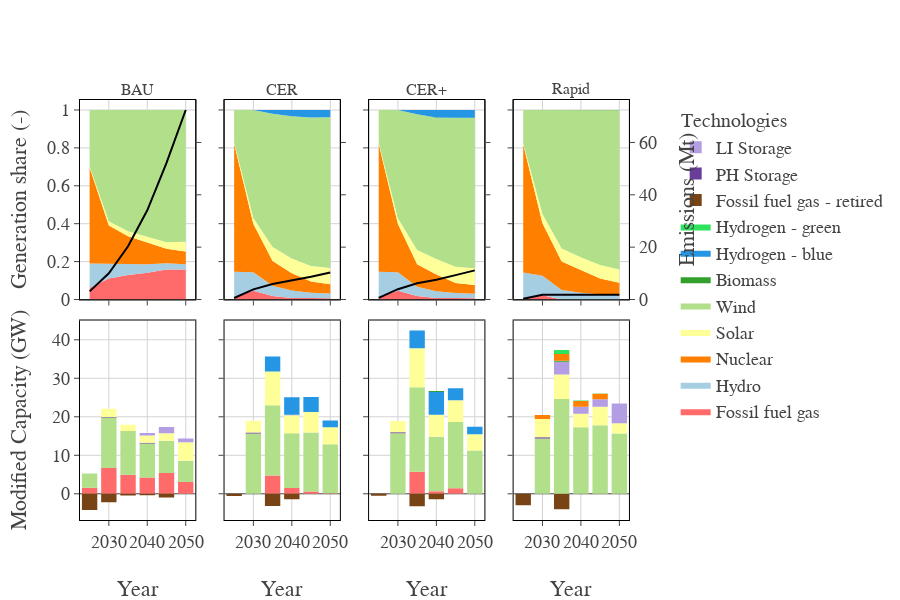

The notebook cell saved with this chart:
### Code cell
import plotly.graph_objects as go
from plotly.subplots import make_subplots

nb_rows = 2  # the number of rows in your plot
nb_cols = 4  # the number of columns in your plot
copper_fig = make_subplots(
    rows=nb_rows,
    cols=nb_cols,
    shared_xaxes=True,
    vertical_spacing=0.05,
    horizontal_spacing=0.05,
    subplot_titles=("BAU", "CER", "CER+", "Rapid"),
    specs=[[{"secondary_y": True}, {"secondary_y": True}, {"secondary_y": True}, {"secondary_y": True}],
            [{"secondary_y": False}, {"secondary_y": False}, {"secondary_y": False}, {"secondary_y": False}]])


legend_entries = []
for i, data in enumerate(gen_sharefig.data):
    xax = data["xaxis"].replace("x", "")
    xax = 1 if xax == "" else int(xax)
    data["legendgroup"] = "gentechs"
    data["legendgrouptitle_text"] = "Technologies"
    name = data["name"]
    show_legend = name not in legend_entries
    if show_legend:
        legend_entries.append(name)
    data["showlegend"] = show_legend
    copper_fig.add_trace(data, col=xax, row=1, secondary_y=False)

for i, (scen, emission_data) in enumerate(scen_supply_agg.groupby("scenario")):
    xax=i+1
    copper_fig.add_trace(
        go.Scatter(x=emission_data["pds"], y=emission_data["emissions (Mt)"], mode='lines', showlegend=False),
        col=xax,
        row=1,
        secondary_y=True
    )

for i, data in enumerate(scen_cap_fig.data):
    xax = data["xaxis"].replace("x", "")
    xax = 1 if xax == "" else int(xax)
    data["legendgroup"] = "gentechs"
    # data["legendgrouptitle_text"] = "Generators"
    name = data["name"]
    show_legend = name not in legend_entries
    if show_legend:
        legend_entries.append(name)
    data["showlegend"] = show_legend
    copper_fig.add_trace(data, col=xax, row=2)


#dir(yax)=['anchor', 'automargin', 'autorange', 'autotypenumbers', 'calendar', 'categoryarray', 'categoryarraysrc', 'categoryorder', 'color', 'constrain', 'constraintoward', 'dividercolor', 'dividerwidth', 'domain', 'dtick', 'exponentformat', 'figure', 'fixedrange', 'gridcolor', 'griddash', 'gridwidth', 'hoverformat', 'layer', 'linecolor', 'linewidth', 'matches', 'minexponent', 'minor', 'mirror', 'nticks', 'on_change', 'overlaying', 'parent', 'plotly_name', 'pop', 'position', 'range', 'rangebreakdefaults', 'rangebreaks', 'rangemode', 'scaleanchor', 'scaleratio', 'separatethousands', 'showdividers', 'showexponent', 'showgrid', 'showline', 'showspikes', 'showticklabels', 'showtickprefix', 'showticksuffix', 'side', 'spikecolor', 'spikedash', 'spikemode', 'spikesnap', 'spikethickness', 'tick0', 'tickangle', 'tickcolor', 'tickfont', 'tickformat', 'tickformatstopdefaults', 'tickformatstops', 'ticklabelmode', 'ticklabeloverflow', 'ticklabelposition', 'ticklabelstep', 'ticklen', 'tickmode', 'tickprefix', 'ticks', 'tickson', 'ticksuffix', 'ticktext', 'ticktextsrc', 'tickvals', 'tickvalssrc', 'tickwidth', 'title', 'titlefont', 'to_plotly_json', 'type', 'uirevision', 'update', 'visible', 'zeroline', 'zerolinecolor', 'zerolinewidth']

def y_ax_fmt(yax):
    yax.showgrid = False
    yax.matches = "y2"
    yax.showticklabels = yax["overlaying"] == "y7"
    yax.rangemode = "tozero"
    if yax.showticklabels:
        yax.title = "Emissions (Mt)"

copper_fig.for_each_yaxis(y_ax_fmt, row=1, secondary_y=True)   
copper_fig.for_each_yaxis(lambda yax: yax.update(matches="y", showticklabels=yax.plotly_name=="yaxis"), row=1, secondary_y=False)
copper_fig.for_each_yaxis(lambda yax: yax.update(matches="y9", showticklabels=yax.plotly_name=="yaxis9"), row=2, secondary_y=False)

sciencify_plotly_fig(copper_fig)

copper_fig.update_layout(
    barmode="relative",
    width=900,
    height=600,
    yaxis1_title="Generation share (-)",
    yaxis9_title="Modified Capacity (GW)",
    xaxis5_title="Year",
    xaxis6_title="Year",
    xaxis7_title="Year",
    xaxis8_title="Year",
    font_family="cm",
    font_size=18,
    legend_traceorder="reversed",
)
copper_fig.write_image("copper_results.svg")
copper_fig

### Figure 1 — Plotly figure (JSON) as saved in the notebook; plotly's stock layout.template omitted (floating-point values rounded to 4 significant figures)
{"data": [{"fillcolor": "#ff6b6b", "fillpattern": {"shape": ""}, "hovertemplate": "Generator=Fossil fuel gas<br>scenario=BAU<br>pds=%{x}<br>value=%{y}<extra></extra>", "legendgroup": "gentechs", "legendgrouptitle": {"text": "Technologies"}, "line": {"color": "#ff6b6b", "width": 0}, "marker": {"symbol": "circle"}, "mode": "lines", "name": "Fossil fuel gas", "orientation": "v", "showlegend": true, "stackgroup": "1", "type": "scatter", "x": [2025, 2030, 2035, 2040, 2045, 2050], "xaxis": "x", "y": [0.06225, 0.1108, 0.1296, 0.1413, 0.1588, 0.1579], "yaxis": "y"}, {"fillcolor": "#ff6b6b", "fillpattern": {"shape": ""}, "hovertemplate": "Generator=Fossil fuel gas<br>scenario=CER<br>pds=%{x}<br>value=%{y}<extra></extra>", "legendgroup": "gentechs", "legendgrouptitle": {"text": "Technologies"}, "line": {"color": "#ff6b6b", "width": 0}, "marker": {"symbol": "circle"}, "mode": "lines", "name": "Fossil fuel gas", "orientation": "v", "showlegend": false, "stackgroup": "1", "type": "scatter", "x": [2025, 2030, 2035, 2040, 2045, 2050], "xaxis": "x2", "y": [0.01196, 0.04623, 0.01862, 0.008436, 0.007447, 0.006597], "yaxis": "y3"}, {"fillcolor": "#ff6b6b", "fillpattern": {"shape": ""}, "hovertemplate": "Generator=Fossil fuel gas<br>scenario=CER+<br>pds=%{x}<br>value=%{y}<extra></extra>", "legendgroup": "gentechs", "legendgrouptitle": {"text": "Technologies"}, "line": {"color": "#ff6b6b", "width": 0}, "marker": {"symbol": "circle"}, "mode": "lines", "name": "Fossil fuel gas", "orientation": "v", "showlegend": false, "stackgroup": "1", "type": "scatter", "x": [2025, 2030, 2035, 2040, 2045, 2050], "xaxis": "x3", "y": [0.01246, 0.04677, 0.01894, 0.008117, 0.007939, 0.00702], "yaxis": "y5"}, {"fillcolor": "#ff6b6b", "fillpattern": {"shape": ""}, "hovertemplate": "Generator=Fossil fuel gas<br>scenario=Rapid<br>pds=%{x}<br>value=%{y}<extra></extra>", "legendgroup": "gentechs", "legendgrouptitle": {"text": "Technologies"}, "line": {"color": "#ff6b6b", "width": 0}, "marker": {"symbol": "circle"}, "mode": "lines", "name": "Fossil fuel gas", "orientation": "v", "showlegend": false, "stackgroup": "1", "type": "scatter", "x": [2025, 2030], "xaxis": "x4", "y": [0.006893, 0.02273], "yaxis": "y7"}, {"fillcolor": "#a6cee3", "fillpattern": {"shape": ""}, "hovertemplate": "Generator=Hydro<br>scenario=BAU<br>pds=%{x}<br>value=%{y}<extra></extra>", "legendgroup": "gentechs", "legendgrouptitle": {"text": "Technologies"}, "line": {"color": "#a6cee3", "width": 0}, "marker": {"symbol": "circle"}, "mode": "lines", "name": "Hydro", "orientation": "v", "showlegend": true, "stackgroup": "1", "type": "scatter", "x": [2025, 2030, 2035, 2040, 2045, 2050], "xaxis": "x", "y": [0.1276, 0.07889, 0.05676, 0.04424, 0.03275, 0.02828], "yaxis": "y"}, {"fillcolor": "#a6cee3", "fillpattern": {"shape": ""}, "hovertemplate": "Generator=Hydro<br>scenario=CER<br>pds=%{x}<br>value=%{y}<extra></extra>", "legendgroup": "gentechs", "legendgrouptitle": {"text": "Technologies"}, "line": {"color": "#a6cee3", "width": 0}, "marker": {"symbol": "circle"}, "mode": "lines", "name": "Hydro", "orientation": "v", "showlegend": false, "stackgroup": "1", "type": "scatter", "x": [2025, 2030, 2035, 2040, 2045, 2050], "xaxis": "x2", "y": [0.1341, 0.09695, 0.05385, 0.0385, 0.02879, 0.02479], "yaxis": "y3"}, {"fillcolor": "#a6cee3", "fillpattern": {"shape": ""}, "hovertemplate": "Generator=Hydro<br>scenario=CER+<br>pds=%{x}<br>value=%{y}<extra></extra>", "legendgroup": "gentechs", "legendgrouptitle": {"text": "Technologies"}, "line": {"color": "#a6cee3", "width": 0}, "marker": {"symbol": "circle"}, "mode": "lines", "name": "Hydro", "orientation": "v", "showlegend": false, "stackgroup": "1", "type": "scatter", "x": [2025, 2030, 2035, 2040, 2045, 2050], "xaxis": "x3", "y": [0.134, 0.09676, 0.04882, 0.03523, 0.02652, 0.02355], "yaxis": "y5"}, {"fillcolor": "#a6cee3", "fillpattern": {"shape": ""}, "hovertemplate": "Generator=Hydro<br>scenario=Rapid<br>pds=%{x}<br>value=%{y}<extra></extra>", "legendgroup": "gentechs", "legendgrouptitle": {"text": "Technologies"}, "line": {"color": "#a6cee3", "width": 0}, "marker": {"symbol": "circle"}, "mode": "lines", "name": "Hydro", "orientation": "v", "showlegend": false, "stackgroup": "1", "type": "scatter", "x": [2025, 2030, 2035, 2040, 2045, 2050], "xaxis": "x4", "y": [0.136, 0.1022, 0.05039, 0.03582, 0.02783, 0.02281], "yaxis": "y7"}, {"fillcolor": "#ff7f00", "fillpattern": {"shape": ""}, "hovertemplate": "Generator=Nuclear<br>scenario=BAU<br>pds=%{x}<br>value=%{y}<extra></extra>", "legendgroup": "gentechs", "legendgrouptitle": {"text": "Technologies"}, "line": {"color": "#ff7f00", "width": 0}, "marker": {"symbol": "circle"}, "mode": "lines", "name": "Nuclear", "orientation": "v", "showlegend": true, "stackgroup": "1", "type": "scatter", "x": [2025, 2030, 2035, 2040, 2045, 2050], "xaxis": "x", "y": [0.5065, 0.2009, 0.1473, 0.1168, 0.07608, 0.06647], "yaxis": "y"}, {"fillcolor": "#ff7f00", "fillpattern": {"shape": ""}, "hovertemplate": "Generator=Nuclear<br>scenario=CER<br>pds=%{x}<br>value=%{y}<extra></extra>", "legendgroup": "gentechs", "legendgrouptitle": {"text": "Technologies"}, "line": {"color": "#ff7f00", "width": 0}, "marker": {"symbol": "circle"}, "mode": "lines", "name": "Nuclear", "orientation": "v", "showlegend": false, "stackgroup": "1", "type": "scatter", "x": [2025, 2030, 2035, 2040, 2045, 2050], "xaxis": "x2", "y": [0.6753, 0.2549, 0.1302, 0.09205, 0.05826, 0.04868], "yaxis": "y3"}, {"fillcolor": "#ff7f00", "fillpattern": {"shape": ""}, "hovertemplate": "Generator=Nuclear<br>scenario=CER+<br>pds=%{x}<br>value=%{y}<extra></extra>", "legendgroup": "gentechs", "legendgrouptitle": {"text": "Technologies"}, "line": {"color": "#ff7f00", "width": 0}, "marker": {"symbol": "circle"}, "mode": "lines", "name": "Nuclear", "orientation": "v", "showlegend": false, "stackgroup": "1", "type": "scatter", "x": [2025, 2030, 2035, 2040, 2045, 2050], "xaxis": "x3", "y": [0.6751, 0.2549, 0.1189, 0.08888, 0.05297, 0.04558], "yaxis": "y5"}, {"fillcolor": "#ff7f00", "fillpattern": {"shape": ""}, "hovertemplate": "Generator=Nuclear<br>scenario=Rapid<br>pds=%{x}<br>value=%{y}<extra></extra>", "legendgroup": "gentechs", "legendgrouptitle": {"text": "Technologies"}, "line": {"color": "#ff7f00", "width": 0}, "marker": {"symbol": "circle"}, "mode": "lines", "name": "Nuclear", "orientation": "v", "showlegend": false, "stackgroup": "1", "type": "scatter", "x": [2025, 2030, 2035, 2040, 2045, 2050], "xaxis": "x4", "y": [0.6761, 0.2779, 0.1502, 0.1193, 0.08278, 0.06576], "yaxis": "y7"}, {"fillcolor": "#ffff99", "fillpattern": {"shape": ""}, "hovertemplate": "Generator=Solar<br>scenario=BAU<br>pds=%{x}<br>value=%{y}<extra></extra>", "legendgroup": "gentechs", "legendgrouptitle": {"text": "Technologies"}, "line": {"color": "#ffff99", "width": 0}, "marker": {"symbol": "circle"}, "mode": "lines", "name": "Solar", "orientation": "v", "showlegend": true, "stackgroup": "1", "type": "scatter", "x": [2025, 2030, 2035, 2040, 2045, 2050], "xaxis": "x", "y": [0.005361, 0.02205, 0.02603, 0.03068, 0.03511, 0.05146], "yaxis": "y"}, {"fillcolor": "#ffff99", "fillpattern": {"shape": ""}, "hovertemplate": "Generator=Solar<br>scenario=CER<br>pds=%{x}<br>value=%{y}<extra></extra>", "legendgroup": "gentechs", "legendgrouptitle": {"text": "Technologies"}, "line": {"color": "#ffff99", "width": 0}, "marker": {"symbol": "circle"}, "mode": "lines", "name": "Solar", "orientation": "v", "showlegend": false, "stackgroup": "1", "type": "scatter", "x": [2025, 2030, 2035, 2040, 2045, 2050], "xaxis": "x2", "y": [0.005635, 0.03125, 0.07367, 0.07776, 0.08278, 0.0856], "yaxis": "y3"}, {"fillcolor": "#ffff99", "fillpattern": {"shape": ""}, "hovertemplate": "Generator=Solar<br>scenario=CER+<br>pds=%{x}<br>value=%{y}<extra></extra>", "legendgroup": "gentechs", "legendgrouptitle": {"text": "Technologies"}, "line": {"color": "#ffff99", "width": 0}, "marker": {"symbol": "circle"}, "mode": "lines", "name": "Solar", "orientation": "v", "showlegend": false, "stackgroup": "1", "type": "scatter", "x": [2025, 2030, 2035, 2040, 2045, 2050], "xaxis": "x3", "y": [0.00563, 0.03047, 0.07494, 0.08204, 0.0849, 0.08839], "yaxis": "y5"}, {"fillcolor": "#ffff99", "fillpattern": {"shape": ""}, "hovertemplate": "Generator=Solar<br>scenario=Rapid<br>pds=%{x}<br>value=%{y}<extra></extra>", "legendgroup": "gentechs", "legendgrouptitle": {"text": "Technologies"}, "line": {"color": "#ffff99", "width": 0}, "marker": {"symbol": "circle"}, "mode": "lines", "name": "Solar", "orientation": "v", "showlegend": false, "stackgroup": "1", "type": "scatter", "x": [2025, 2030, 2035, 2040, 2045, 2050], "xaxis": "x4", "y": [0.005713, 0.04852, 0.06845, 0.06786, 0.07166, 0.06936], "yaxis": "y7"}, {"fillcolor": "#b2df8a", "fillpattern": {"shape": ""}, "hovertemplate": "Generator=Wind<br>scenario=BAU<br>pds=%{x}<br>value=%{y}<extra></extra>", "legendgroup": "gentechs", "legendgrouptitle": {"text": "Technologies"}, "line": {"color": "#b2df8a", "width": 0}, "marker": {"symbol": "circle"}, "mode": "lines", "name": "Wind", "orientation": "v", "showlegend": true, "stackgroup": "1", "type": "scatter", "x": [2025, 2030, 2035, 2040, 2045, 2050], "xaxis": "x", "y": [0.2982, 0.5874, 0.6403, 0.667, 0.6973, 0.6959], "yaxis": "y"}, {"fillcolor": "#b2df8a", "fillpattern": {"shape": ""}, "hovertemplate": "Generator=Wind<br>scenario=CER<br>pds=%{x}<br>value=%{y}<extra></extra>", "legendgroup": "gentechs", "legendgrouptitle": {"text": "Technologies"}, "line": {"color": "#b2df8a", "width": 0}, "marker": {"symbol": "circle"}, "mode": "lines", "name": "Wind", "orientation": "v", "showlegend": false, "stackgroup": "1", "type": "scatter", "x": [2025, 2030, 2035, 2040, 2045, 2050], "xaxis": "x2", "y": [0.173, 0.5706, 0.7035, 0.7497, 0.7832, 0.7953], "yaxis": "y3"}, {"fillcolor": "#b2df8a", "fillpattern": {"shape": ""}, "hovertemplate": "Generator=Wind<br>scenario=CER+<br>pds=%{x}<br>value=%{y}<extra></extra>", "legendgroup": "gentechs", "legendgrouptitle": {"text": "Technologies"}, "line": {"color": "#b2df8a", "width": 0}, "marker": {"symbol": "circle"}, "mode": "lines", "name": "Wind", "orientation": "v", "showlegend": false, "stackgroup": "1", "type": "scatter", "x": [2025, 2030, 2035, 2040, 2045, 2050], "xaxis": "x3", "y": [0.1728, 0.5711, 0.7163, 0.7449, 0.7858, 0.7934], "yaxis": "y5"}, {"fillcolor": "#b2df8a", "fillpattern": {"shape": ""}, "hovertemplate": "Generator=Wind<br>scenario=Rapid<br>pds=%{x}<br>value=%{y}<extra></extra>", "legendgroup": "gentechs", "legendgrouptitle": {"text": "Technologies"}, "line": {"color": "#b2df8a", "width": 0}, "marker": {"symbol": "circle"}, "mode": "lines", "name": "Wind", "orientation": "v", "showlegend": false, "stackgroup": "1", "type": "scatter", "x": [2025, 2030, 2035, 2040, 2045, 2050], "xaxis": "x4", "y": [0.1753, 0.5487, 0.7287, 0.7754, 0.8162, 0.8407], "yaxis": "y7"}, {"fillcolor": "#33a02c", "fillpattern": {"shape": ""}, "hovertemplate": "Generator=Biomass<br>scenario=CER+<br>pds=%{x}<br>value=%{y}<extra></extra>", "legendgroup": "gentechs", "legendgrouptitle": {"text": "Technologies"}, "line": {"color": "#33a02c", "width": 0}, "marker": {"symbol": "circle"}, "mode": "lines", "name": "Biomass", "orientation": "v", "showlegend": true, "stackgroup": "1", "type": "scatter", "x": [2040, 2045, 2050], "xaxis": "x3", "y": [0.001645, 0.001315, 0.001103], "yaxis": "y5"}, {"fillcolor": "#33a02c", "fillpattern": {"shape": ""}, "hovertemplate": "Generator=Biomass<br>scenario=Rapid<br>pds=%{x}<br>value=%{y}<extra></extra>", "legendgroup": "gentechs", "legendgrouptitle": {"text": "Technologies"}, "line": {"color": "#33a02c", "width": 0}, "marker": {"symbol": "circle"}, "mode": "lines", "name": "Biomass", "orientation": "v", "showlegend": false, "stackgroup": "1", "type": "scatter", "x": [2035, 2040, 2045, 2050], "xaxis": "x4", "y": [0.001199, 0.00101, 0.0007913, 0.0006833], "yaxis": "y7"}, {"fillcolor": "#2496e3", "fillpattern": {"shape": ""}, "hovertemplate": "Generator=Hydrogen - blue<br>scenario=CER<br>pds=%{x}<br>value=%{y}<extra></extra>", "legendgroup": "gentechs", "legendgrouptitle": {"text": "Technologies"}, "line": {"color": "#2496e3", "width": 0}, "marker": {"symbol": "circle"}, "mode": "lines", "name": "Hydrogen - blue", "orientation": "v", "showlegend": true, "stackgroup": "1", "type": "scatter", "x": [2035, 2040, 2045, 2050], "xaxis": "x2", "y": [0.02008, 0.03354, 0.03955, 0.03899], "yaxis": "y3"}, {"fillcolor": "#2496e3", "fillpattern": {"shape": ""}, "hovertemplate": "Generator=Hydrogen - blue<br>scenario=CER+<br>pds=%{x}<br>value=%{y}<extra></extra>", "legendgroup": "gentechs", "legendgrouptitle": {"text": "Technologies"}, "line": {"color": "#2496e3", "width": 0}, "marker": {"symbol": "circle"}, "mode": "lines", "name": "Hydrogen - blue", "orientation": "v", "showlegend": false, "stackgroup": "1", "type": "scatter", "x": [2035, 2040, 2045, 2050], "xaxis": "x3", "y": [0.02211, 0.0392, 0.04055, 0.04092], "yaxis": "y5"}, {"fillcolor": "#2de35e", "fillpattern": {"shape": ""}, "hovertemplate": "Generator=Hydrogen - green<br>scenario=Rapid<br>pds=%{x}<br>value=%{y}<extra></extra>", "legendgroup": "gentechs", "legendgrouptitle": {"text": "Technologies"}, "line": {"color": "#2de35e", "width": 0}, "marker": {"symbol": "circle"}, "mode": "lines", "name": "Hydrogen - green", "orientation": "v", "showlegend": true, "stackgroup": "1", "type": "scatter", "x": [2035, 2040, 2045, 2050], "xaxis": "x4", "y": [0.001002, 0.0005979, 0.000746, 0.0006821], "yaxis": "y7"}, {"mode": "lines", "showlegend": false, "type": "scatter", "x": [2025, 2030, 2035, 2040, 2045, 2050], "xaxis": "x", "y": [3.102, 10.01, 20.35, 34.08, 52.19, 72.41], "yaxis": "y2"}, {"mode": "lines", "showlegend": false, "type": "scatter", "x": [2025, 2030, 2035, 2040, 2045, 2050], "xaxis": "x2", "y": [0.5668, 3.875, 5.93, 7.204, 8.722, 10.33], "yaxis": "y4"}, {"mode": "lines", "showlegend": false, "type": "scatter", "x": [2025, 2030, 2035, 2040, 2045, 2050], "xaxis": "x3", "y": [0.5912, 3.94, 6.189, 7.579, 9.311, 11.12], "yaxis": "y6"}, {"mode": "lines", "showlegend": false, "type": "scatter", "x": [2025, 2030, 2035, 2040, 2045, 2050], "xaxis": "x4", "y": [0.3224, 1.819, 1.819, 1.819, 1.819, 1.819], "yaxis": "y8"}, {"alignmentgroup": "True", "hovertemplate": "Generator=Fossil fuel gas<br>scenario=BAU<br>pds=%{x}<br>Capacity (GW)=%{y}<extra></extra>", "legendgroup": "gentechs", "marker": {"color": "#ff6b6b", "pattern": {"shape": ""}}, "name": "Fossil fuel gas", "offsetgroup": "Fossil fuel gas", "orientation": "v", "showlegend": false, "textposition": "auto", "type": "bar", "x": [2025, 2030, 2035, 2040, 2045, 2050], "xaxis": "x5", "y": [1.565, 6.72, 4.973, 4.219, 5.41, 3.031], "yaxis": "y9"}, {"alignmentgroup": "True", "hovertemplate": "Generator=Fossil fuel gas<br>scenario=CER<br>pds=%{x}<br>Capacity (GW)=%{y}<extra></extra>", "legendgroup": "gentechs", "marker": {"color": "#ff6b6b", "pattern": {"shape": ""}}, "name": "Fossil fuel gas", "offsetgroup": "Fossil fuel gas", "orientation": "v", "showlegend": false, "textposition": "auto", "type": "bar", "x": [2035, 2040, 2045, 2050], "xaxis": "x6", "y": [4.733, 1.475, 0.596, 0.1655], "yaxis": "y10"}, {"alignmentgroup": "True", "hovertemplate": "Generator=Fossil fuel gas<br>scenario=CER+<br>pds=%{x}<br>Capacity (GW)=%{y}<extra></extra>", "legendgroup": "gentechs", "marker": {"color": "#ff6b6b", "pattern": {"shape": ""}}, "name": "Fossil fuel gas", "offsetgroup": "Fossil fuel gas", "orientation": "v", "showlegend": false, "textposition": "auto", "type": "bar", "x": [2035, 2040, 2045], "xaxis": "x7", "y": [5.727, 0.6895, 1.447], "yaxis": "y11"}, {"alignmentgroup": "True", "hovertemplate": "Generator=Fossil fuel gas - retired<br>scenario=BAU<br>pds=%{x}<br>Capacity (GW)=%{y}<extra></extra>", "legendgroup": "gentechs", "marker": {"color": "#784315", "pattern": {"shape": ""}}, "name": "Fossil fuel gas - retired", "offsetgroup": "Fossil fuel gas - retired", "orientation": "v", "showlegend": true, "textposition": "auto", "type": "bar", "x": [2025, 2030, 2035, 2040, 2045], "xaxis": "x5", "y": [-4.217, -2.206, -0.433, -0.377, -0.978], "yaxis": "y9"}, {"alignmentgroup": "True", "hovertemplate": "Generator=Fossil fuel gas - retired<br>scenario=CER<br>pds=%{x}<br>Capacity (GW)=%{y}<extra></extra>", "legendgroup": "gentechs", "marker": {"color": "#784315", "pattern": {"shape": ""}}, "name": "Fossil fuel gas - retired", "offsetgroup": "Fossil fuel gas - retired", "orientation": "v", "showlegend": false, "textposition": "auto", "type": "bar", "x": [2025, 2035, 2040], "xaxis": "x6", "y": [-0.5908, -3.17, -1.407], "yaxis": "y10"}, {"alignmentgroup": "True", "hovertemplate": "Generator=Fossil fuel gas - retired<br>scenario=CER+<br>pds=%{x}<br>Capacity (GW)=%{y}<extra></extra>", "legendgroup": "gentechs", "marker": {"color": "#784315", "pattern": {"shape": ""}}, "name": "Fossil fuel gas - retired", "offsetgroup": "Fossil fuel gas - retired", "orientation": "v", "showlegend": false, "textposition": "auto", "type": "bar", "x": [2025, 2035, 2040], "xaxis": "x7", "y": [-0.5045, -3.257, -1.407], "yaxis": "y11"}, {"alignmentgroup": "True", "hovertemplate": "Generator=Fossil fuel gas - retired<br>scenario=Rapid<br>pds=%{x}<br>Capacity (GW)=%{y}<extra></extra>", "legendgroup": "gentechs", "marker": {"color": "#784315", "pattern": {"shape": ""}}, "name": "Fossil fuel gas - retired", "offsetgroup": "Fossil fuel gas - retired", "orientation": "v", "showlegend": false, "textposition": "auto", "type": "bar", "x": [2025, 2035], "xaxis": "x8", "y": [-2.965, -4.025], "yaxis": "y12"}, {"alignmentgroup": "True", "hovertemplate": "Generator=Wind<br>scenario=BAU<br>pds=%{x}<br>Capacity (GW)=%{y}<extra></extra>", "legendgroup": "gentechs", "marker": {"color": "#b2df8a", "pattern": {"shape": ""}}, "name": "Wind", "offsetgroup": "Wind", "orientation": "v", "showlegend": false, "textposition": "auto", "type": "bar", "x": [2025, 2030, 2035, 2040, 2045, 2050], "xaxis": "x5", "y": [3.687, 13.08, 11.37, 8.87, 8.379, 5.537], "yaxis": "y9"}, {"alignmentgroup": "True", "hovertemplate": "Generator=Wind<br>scenario=CER<br>pds=%{x}<br>Capacity (GW)=%{y}<extra></extra>", "legendgroup": "gentechs", "marker": {"color": "#b2df8a", "pattern": {"shape": ""}}, "name": "Wind", "offsetgroup": "Wind", "orientation": "v", "showlegend": false, "textposition": "auto", "type": "bar", "x": [2030, 2035, 2040, 2045, 2050], "xaxis": "x6", "y": [15.64, 18.27, 14.25, 15.35, 12.73], "yaxis": "y10"}, {"alignmentgroup": "True", "hovertemplate": "Generator=Wind<br>scenario=CER+<br>pds=%{x}<br>Capacity (GW)=%{y}<extra></extra>", "legendgroup": "gentechs", "marker": {"color": "#b2df8a", "pattern": {"shape": ""}}, "name": "Wind", "offsetgroup": "Wind", "orientation": "v", "showlegend": false, "textposition": "auto", "type": "bar", "x": [2030, 2035, 2040, 2045, 2050], "xaxis": "x7", "y": [15.7, 21.98, 14.14, 17.22, 11.21], "yaxis": "y11"}, {"alignmentgroup": "True", "hovertemplate": "Generator=Wind<br>scenario=Rapid<br>pds=%{x}<br>Capacity (GW)=%{y}<extra></extra>", "legendgroup": "gentechs", "marker": {"color": "#b2df8a", "pattern": {"shape": ""}}, "name": "Wind", "offsetgroup": "Wind", "orientation": "v", "showlegend": false, "textposition": "auto", "type": "bar", "x": [2030, 2035, 2040, 2045, 2050], "xaxis": "x8", "y": [14.38, 24.64, 17.27, 17.82, 15.69], "yaxis": "y12"}, {"alignmentgroup": "True", "hovertemplate": "Generator=PH Storage<br>scenario=BAU<br>pds=%{x}<br>Capacity (GW)=%{y}<extra></extra>", "legendgroup": "gentechs", "marker": {"color": "#6a3d9a", "pattern": {"shape": ""}}, "name": "PH Storage", "offsetgroup": "PH Storage", "orientation": "v", "showlegend": true, "textposition": "auto", "type": "bar", "x": [2030, 2040], "xaxis": "x5", "y": [0.1428, 0.1408], "yaxis": "y9"}, {"alignmentgroup": "True", "hovertemplate": "Generator=PH Storage<br>scenario=CER<br>pds=%{x}<br>Capacity (GW)=%{y}<extra></extra>", "legendgroup": "gentechs", "marker": {"color": "#6a3d9a", "pattern": {"shape": ""}}, "name": "PH Storage", "offsetgroup": "PH Storage", "orientation": "v", "showlegend": false, "textposition": "auto", "type": "bar", "x": [2030], "xaxis": "x6", "y": [0.2836], "yaxis": "y10"}, {"alignmentgroup": "True", "hovertemplate": "Generator=PH Storage<br>scenario=CER+<br>pds=%{x}<br>Capacity (GW)=%{y}<extra></extra>", "legendgroup": "gentechs", "marker": {"color": "#6a3d9a", "pattern": {"shape": ""}}, "name": "PH Storage", "offsetgroup": "PH Storage", "orientation": "v", "showlegend": false, "textposition": "auto", "type": "bar", "x": [2030], "xaxis": "x7", "y": [0.2836], "yaxis": "y11"}, {"alignmentgroup": "True", "hovertemplate": "Generator=PH Storage<br>scenario=Rapid<br>pds=%{x}<br>Capacity (GW)=%{y}<extra></extra>", "legendgroup": "gentechs", "marker": {"color": "#6a3d9a", "pattern": {"shape": ""}}, "name": "PH Storage", "offsetgroup": "PH Storage", "orientation": "v", "showlegend": false, "textposition": "auto", "type": "bar", "x": [2030], "xaxis": "x8", "y": [0.2836], "yaxis": "y12"}, {"alignmentgroup": "True", "hovertemplate": "Generator=Solar<br>scenario=BAU<br>pds=%{x}<br>Capacity (GW)=%{y}<extra></extra>", "legendgroup": "gentechs", "marker": {"color": "#ffff99", "pattern": {"shape": ""}}, "name": "Solar", "offsetgroup": "Solar", "orientation": "v", "showlegend": false, "textposition": "auto", "type": "bar", "x": [2030, 2035, 2040, 2045, 2050], "xaxis": "x5", "y": [2.127, 1.623, 1.898, 1.938, 4.831], "yaxis": "y9"}, {"alignmentgroup": "True", "hovertemplate": "Generator=Solar<br>scenario=CER<br>pds=%{x}<br>Capacity (GW)=%{y}<extra></extra>", "legendgroup": "gentechs", "marker": {"color": "#ffff99", "pattern": {"shape": ""}}, "name": "Solar", "offsetgroup": "Solar", "orientation": "v", "showlegend": false, "textposition": "auto", "type": "bar", "x": [2030, 2035, 2040, 2045, 2050], "xaxis": "x6", "y": [3.02, 8.769, 4.694, 5.314, 4.409], "yaxis": "y10"}, {"alignmentgroup": "True", "hovertemplate": "Generator=Solar<br>scenario=CER+<br>pds=%{x}<br>Capacity (GW)=%{y}<extra></extra>", "legendgroup": "gentechs", "marker": {"color": "#ffff99", "pattern": {"shape": ""}}, "name": "Solar", "offsetgroup": "Solar", "orientation": "v", "showlegend": false, "textposition": "auto", "type": "bar", "x": [2030, 2035, 2040, 2045, 2050], "xaxis": "x7", "y": [2.942, 10.1, 5.711, 5.606, 4.283], "yaxis": "y11"}, {"alignmentgroup": "True", "hovertemplate": "Generator=Solar<br>scenario=Rapid<br>pds=%{x}<br>Capacity (GW)=%{y}<extra></extra>", "legendgroup": "gentechs", "marker": {"color": "#ffff99", "pattern": {"shape": ""}}, "name": "Solar", "offsetgroup": "Solar", "orientation": "v", "showlegend": false, "textposition": "auto", "type": "bar", "x": [2030, 2035, 2040, 2045, 2050], "xaxis": "x8", "y": [4.764, 6.358, 3.541, 4.801, 2.653], "yaxis": "y12"}, {"alignmentgroup": "True", "hovertemplate": "Generator=LI Storage<br>scenario=BAU<br>pds=%{x}<br>Capacity (GW)=%{y}<extra></extra>", "legendgroup": "gentechs", "marker": {"color": "#B39DE3", "pattern": {"shape": ""}}, "name": "LI Storage", "offsetgroup": "LI Storage", "orientation": "v", "showlegend": true, "textposition": "auto", "type": "bar", "x": [2040, 2045, 2050], "xaxis": "x5", "y": [0.6374, 1.597, 0.9686], "yaxis": "y9"}, {"alignmentgroup": "True", "hovertemplate": "Generator=LI Storage<br>scenario=CER<br>pds=%{x}<br>Capacity (GW)=%{y}<extra></extra>", "legendgroup": "gentechs", "marker": {"color": "#B39DE3", "pattern": {"shape": ""}}, "name": "LI Storage", "offsetgroup": "LI Storage", "orientation": "v", "showlegend": false, "textposition": "auto", "type": "bar", "x": [2040], "xaxis": "x6", "y": [0.1127], "yaxis": "y10"}, {"alignmentgroup": "True", "hovertemplate": "Generator=LI Storage<br>scenario=CER+<br>pds=%{x}<br>Capacity (GW)=%{y}<extra></extra>", "legendgroup": "gentechs", "marker": {"color": "#B39DE3", "pattern": {"shape": ""}}, "name": "LI Storage", "offsetgroup": "LI Storage", "orientation": "v", "showlegend": false, "textposition": "auto", "type": "bar", "x": [2035], "xaxis": "x7", "y": [0.01001], "yaxis": "y11"}, {"alignmentgroup": "True", "hovertemplate": "Generator=LI Storage<br>scenario=Rapid<br>pds=%{x}<br>Capacity (GW)=%{y}<extra></extra>", "legendgroup": "gentechs", "marker": {"color": "#B39DE3", "pattern": {"shape": ""}}, "name": "LI Storage", "offsetgroup": "LI Storage", "orientation": "v", "showlegend": false, "textposition": "auto", "type": "bar", "x": [2035, 2040, 2045, 2050], "xaxis": "x8", "y": [3.295, 1.809, 1.91, 5.08], "yaxis": "y12"}, {"alignmentgroup": "True", "hovertemplate": "Generator=Hydrogen - blue<br>scenario=CER<br>pds=%{x}<br>Capacity (GW)=%{y}<extra></extra>", "legendgroup": "gentechs", "marker": {"color": "#2496e3", "pattern": {"shape": ""}}, "name": "Hydrogen - blue", "offsetgroup": "Hydrogen - blue", "orientation": "v", "showlegend": false, "textposition": "auto", "type": "bar", "x": [2035, 2040, 2045, 2050], "xaxis": "x6", "y": [3.859, 4.532, 3.893, 1.722], "yaxis": "y10"}, {"alignmentgroup": "True", "hovertemplate": "Generator=Hydrogen - blue<br>scenario=CER+<br>pds=%{x}<br>Capacity (GW)=%{y}<extra></extra>", "legendgroup": "gentechs", "marker": {"color": "#2496e3", "pattern": {"shape": ""}}, "name": "Hydrogen - blue", "offsetgroup": "Hydrogen - blue", "orientation": "v", "showlegend": false, "textposition": "auto", "type": "bar", "x": [2035, 2040, 2045, 2050], "xaxis": "x7", "y": [4.605, 5.929, 3.122, 1.927], "yaxis": "y11"}, {"alignmentgroup": "True", "hovertemplate": "Generator=Biomass<br>scenario=CER+<br>pds=%{x}<br>Capacity (GW)=%{y}<extra></extra>", "legendgroup": "gentechs", "marker": {"color": "#33a02c", "pattern": {"shape": ""}}, "name": "Biomass", "offsetgroup": "Biomass", "orientation": "v", "showlegend": false, "textposition": "auto", "type": "bar", "x": [2040], "xaxis": "x7", "y": [0.2453], "yaxis": "y11"}, {"alignmentgroup": "True", "hovertemplate": "Generator=Biomass<br>scenario=Rapid<br>pds=%{x}<br>Capacity (GW)=%{y}<extra></extra>", "legendgroup": "gentechs", "marker": {"color": "#33a02c", "pattern": {"shape": ""}}, "name": "Biomass", "offsetgroup": "Biomass", "orientation": "v", "showlegend": false, "textposition": "auto", "type": "bar", "x": [2035], "xaxis": "x8", "y": [0.2453], "yaxis": "y12"}, {"alignmentgroup": "True", "hovertemplate": "Generator=Nuclear<br>scenario=Rapid<br>pds=%{x}<br>Capacity (GW)=%{y}<extra></extra>", "legendgroup": "gentechs", "marker": {"color": "#ff7f00", "pattern": {"shape": ""}}, "name": "Nuclear", "offsetgroup": "Nuclear", "orientation": "v", "showlegend": false, "textposition": "auto", "type": "bar", "x": [2030, 2035, 2040, 2045], "xaxis": "x8", "y": [1.05, 1.769, 1.458, 1.43], "yaxis": "y12"}, {"alignmentgroup": "True", "hovertemplate": "Generator=Hydrogen - green<br>scenario=Rapid<br>pds=%{x}<br>Capacity (GW)=%{y}<extra></extra>", "legendgroup": "gentechs", "marker": {"color": "#2de35e", "pattern": {"shape": ""}}, "name": "Hydrogen - green", "offsetgroup": "Hydrogen - green", "orientation": "v", "showlegend": false, "textposition": "auto", "type": "bar", "x": [2035, 2040, 2045], "xaxis": "x8", "y": [1.067, 0.1467, 0.07089], "yaxis": "y12"}], "layout": {"annotations": [{"font": {"size": 16}, "showarrow": false, "text": "BAU", "x": 0.09875, "xanchor": "center", "xref": "paper", "y": 1, "yanchor": "bottom", "yref": "paper"}, {"font": {"size": 16}, "showarrow": false, "text": "CER", "x": 0.3462, "xanchor": "center", "xref": "paper", "y": 1, "yanchor": "bottom", "yref": "paper"}, {"font": {"size": 16}, "showarrow": false, "text": "CER+", "x": 0.5938, "xanchor": "center", "xref": "paper", "y": 1, "yanchor": "bottom", "yref": "paper"}, {"font": {"size": 16}, "showarrow": false, "text": "Rapid", "x": 0.8412, "xanchor": "center", "xref": "paper", "y": 1, "yanchor": "bottom", "yref": "paper"}], "barmode": "relative", "font": {"family": "cm", "size": 18}, "height": 600, "legend": {"traceorder": "reversed"}, "plot_bgcolor": "white", "width": 900, "xaxis": {"anchor": "y", "domain": [0, 0.1975], "gridcolor": "lightgrey", "linecolor": "black", "matches": "x5", "mirror": true, "showline": true, "showticklabels": false, "ticks": "outside"}, "xaxis2": {"anchor": "y3", "domain": [0.2475, 0.445], "gridcolor": "lightgrey", "linecolor": "black", "matches": "x6", "mirror": true, "showline": true, "showticklabels": false, "ticks": "outside"}, "xaxis3": {"anchor": "y5", "domain": [0.495, 0.6925], "gridcolor": "lightgrey", "linecolor": "black", "matches": "x7", "mirror": true, "showline": true, "showticklabels": false, "ticks": "outside"}, "xaxis4": {"anchor": "y7", "domain": [0.7425, 0.94], "gridcolor": "lightgrey", "linecolor": "black", "matches": "x8", "mirror": true, "showline": true, "showticklabels": false, "ticks": "outside"}, "xaxis5": {"anchor": "y9", "domain": [0, 0.1975], "gridcolor": "lightgrey", "linecolor": "black", "mirror": true, "showline": true, "ticks": "outside", "title": {"text": "Year"}}, "xaxis6": {"anchor": "y10", "domain": [0.2475, 0.445], "gridcolor": "lightgrey", "linecolor": "black", "mirror": true, "showline": true, "ticks": "outside", "title": {"text": "Year"}}, "xaxis7": {"anchor": "y11", "domain": [0.495, 0.6925], "gridcolor": "lightgrey", "linecolor": "black", "mirror": true, "showline": true, "ticks": "outside", "title": {"text": "Year"}}, "xaxis8": {"anchor": "y12", "domain": [0.7425, 0.94], "gridcolor": "lightgrey", "linecolor": "black", "mirror": true, "showline": true, "ticks": "outside", "title": {"text": "Year"}}, "yaxis": {"anchor": "x", "domain": [0.525, 1], "gridcolor": "lightgrey", "linecolor": "black", "matches": "y", "mirror": true, "showline": true, "showticklabels": true, "ticks": "outside", "title": {"text": "Generation share (-)"}}, "yaxis10": {"anchor": "x6", "domain": [0, 0.475], "gridcolor": "lightgrey", "linecolor": "black", "matches": "y9", "mirror": true, "showline": true, "showticklabels": false, "ticks": "outside"}, "yaxis11": {"anchor": "x7", "domain": [0, 0.475], "gridcolor": "lightgrey", "linecolor": "black", "matches": "y9", "mirror": true, "showline": true, "showticklabels": false, "ticks": "outside"}, "yaxis12": {"anchor": "x8", "domain": [0, 0.475], "gridcolor": "lightgrey", "linecolor": "black", "matches": "y9", "mirror": true, "showline": true, "showticklabels": false, "ticks": "outside"}, "yaxis2": {"anchor": "x", "gridcolor": "lightgrey", "linecolor": "black", "matches": "y2", "mirror": true, "overlaying": "y", "rangemode": "tozero", "showgrid": false, "showline": true, "showticklabels": false, "side": "right", "ticks": "outside"}, "yaxis3": {"anchor": "x2", "domain": [0.525, 1], "gridcolor": "lightgrey", "linecolor": "black", "matches": "y", "mirror": true, "showline": true, "showticklabels": false, "ticks": "outside"}, "yaxis4": {"anchor": "x2", "gridcolor": "lightgrey", "linecolor": "black", "matches": "y2", "mirror": true, "overlaying": "y3", "rangemode": "tozero", "showgrid": false, "showline": true, "showticklabels": false, "side": "right", "ticks": "outside"}, "yaxis5": {"anchor": "x3", "domain": [0.525, 1], "gridcolor": "lightgrey", "linecolor": "black", "matches": "y", "mirror": true, "showline": true, "showticklabels": false, "ticks": "outside"}, "yaxis6": {"anchor": "x3", "gridcolor": "lightgrey", "linecolor": "black", "matches": "y2", "mirror": true, "overlaying": "y5", "rangemode": "tozero", "showgrid": false, "showline": true, "showticklabels": false, "side": "right", "ticks": "outside"}, "yaxis7": {"anchor": "x4", "domain": [0.525, 1], "gridcolor": "lightgrey", "linecolor": "black", "matches": "y", "mirror": true, "showline": true, "showticklabels": false, "ticks": "outside"}, "yaxis8": {"anchor": "x4", "gridcolor": "lightgrey", "linecolor": "black", "matches": "y2", "mirror": true, "overlaying": "y7", "rangemode": "tozero", "showgrid": false, "showline": true, "showticklabels": true, "side": "right", "ticks": "outside", "title": {"text": "Emissions (Mt)"}}, "yaxis9": {"anchor": "x5", "domain": [0, 0.475], "gridcolor": "lightgrey", "linecolor": "black", "matches": "y9", "mirror": true, "showline": true, "showticklabels": true, "ticks": "outside", "title": {"text": "Modified Capacity (GW)"}}}}
